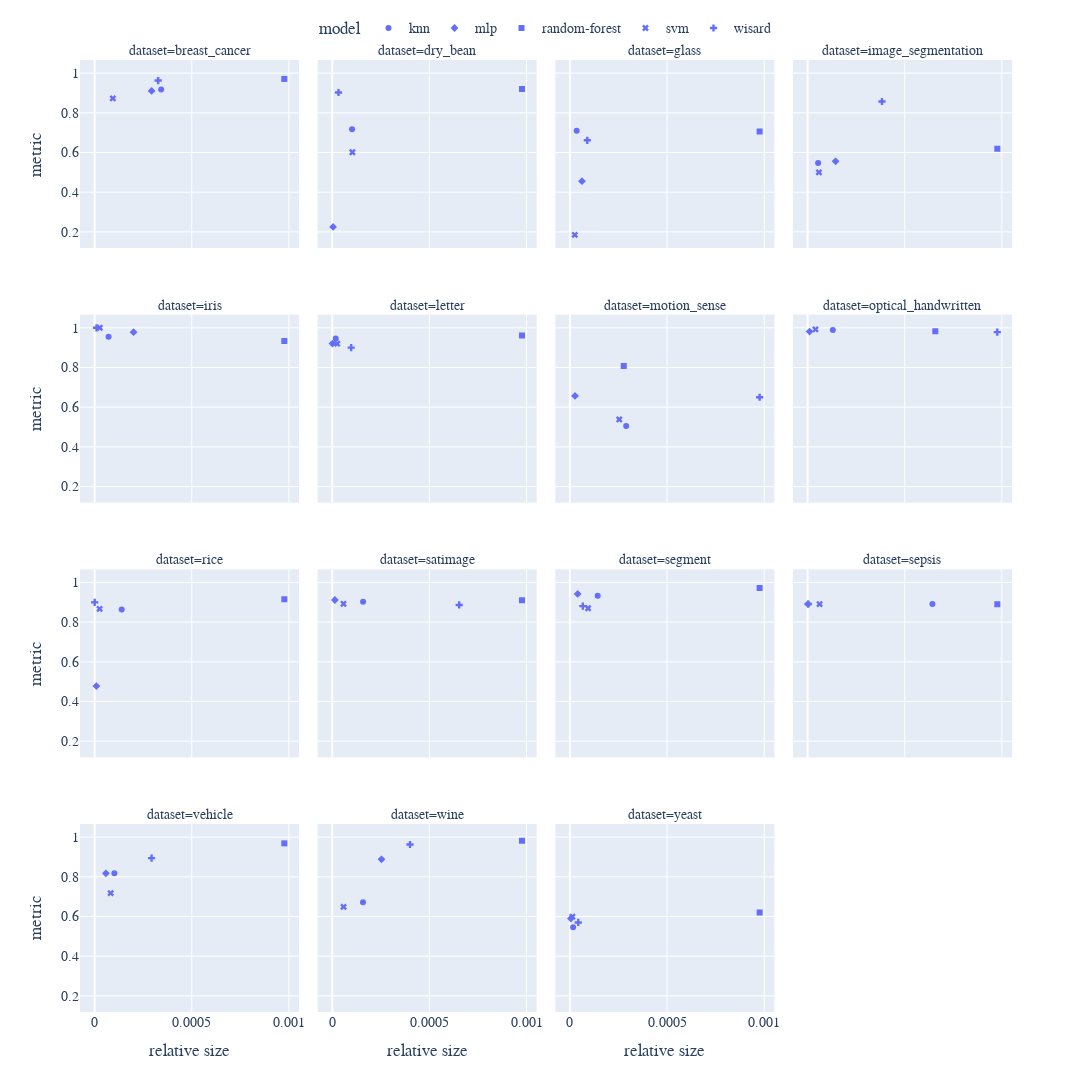

Notebook code cell kept with this figure:
### Code cell
fig = px.scatter(result_df.reset_index(), y="metric", x="relative size", symbol="model", facet_col="dataset", facet_col_wrap=4)
fig.update_layout(
    legend=dict(
        orientation="h", yanchor="top", y=1.05, xanchor="center", x=0.5
    ),
    height=1200,
    width=2480,
    font=dict(family="Times New Roman", size=14),
)
fig.show()

### Figure 1 — Plotly figure (JSON) as saved in the notebook; plotly's stock layout.template omitted (floating-point values rounded to 4 significant figures)
{"data": [{"hovertemplate": "model=knn<br>dataset=breast_cancer<br>relative size=%{x}<br>metric=%{y}<extra></extra>", "legendgroup": "knn", "marker": {"color": "#636efa", "symbol": "circle"}, "mode": "markers", "name": "knn", "orientation": "v", "showlegend": true, "type": "scatter", "x": [0.0003426], "xaxis": "x13", "y": [0.9179], "yaxis": "y13"}, {"hovertemplate": "model=knn<br>dataset=dry_bean<br>relative size=%{x}<br>metric=%{y}<extra></extra>", "legendgroup": "knn", "marker": {"color": "#636efa", "symbol": "circle"}, "mode": "markers", "name": "knn", "orientation": "v", "showlegend": false, "type": "scatter", "x": [0.000102], "xaxis": "x14", "y": [0.7175], "yaxis": "y14"}, {"hovertemplate": "model=knn<br>dataset=glass<br>relative size=%{x}<br>metric=%{y}<extra></extra>", "legendgroup": "knn", "marker": {"color": "#636efa", "symbol": "circle"}, "mode": "markers", "name": "knn", "orientation": "v", "showlegend": false, "type": "scatter", "x": [3.478e-05], "xaxis": "x15", "y": [0.7093], "yaxis": "y15"}, {"hovertemplate": "model=knn<br>dataset=image_segmentation<br>relative size=%{x}<br>metric=%{y}<extra></extra>", "legendgroup": "knn", "marker": {"color": "#636efa", "symbol": "circle"}, "mode": "markers", "name": "knn", "orientation": "v", "showlegend": false, "type": "scatter", "x": [5.42e-05], "xaxis": "x16", "y": [0.5476], "yaxis": "y16"}, {"hovertemplate": "model=knn<br>dataset=iris<br>relative size=%{x}<br>metric=%{y}<extra></extra>", "legendgroup": "knn", "marker": {"color": "#636efa", "symbol": "circle"}, "mode": "markers", "name": "knn", "orientation": "v", "showlegend": false, "type": "scatter", "x": [7.201e-05], "xaxis": "x9", "y": [0.9556], "yaxis": "y9"}, {"hovertemplate": "model=knn<br>dataset=letter<br>relative size=%{x}<br>metric=%{y}<extra></extra>", "legendgroup": "knn", "marker": {"color": "#636efa", "symbol": "circle"}, "mode": "markers", "name": "knn", "orientation": "v", "showlegend": false, "type": "scatter", "x": [1.785e-05], "xaxis": "x10", "y": [0.9455], "yaxis": "y10"}, {"hovertemplate": "model=knn<br>dataset=motion_sense<br>relative size=%{x}<br>metric=%{y}<extra></extra>", "legendgroup": "knn", "marker": {"color": "#636efa", "symbol": "circle"}, "mode": "markers", "name": "knn", "orientation": "v", "showlegend": false, "type": "scatter", "x": [0.0002895], "xaxis": "x11", "y": [0.5049], "yaxis": "y11"}, {"hovertemplate": "model=knn<br>dataset=optical_handwritten<br>relative size=%{x}<br>metric=%{y}<extra></extra>", "legendgroup": "knn", "marker": {"color": "#636efa", "symbol": "circle"}, "mode": "markers", "name": "knn", "orientation": "v", "showlegend": false, "type": "scatter", "x": [0.0001299], "xaxis": "x12", "y": [0.9884], "yaxis": "y12"}, {"hovertemplate": "model=knn<br>dataset=rice<br>relative size=%{x}<br>metric=%{y}<extra></extra>", "legendgroup": "knn", "marker": {"color": "#636efa", "symbol": "circle"}, "mode": "markers", "name": "knn", "orientation": "v", "showlegend": false, "type": "scatter", "x": [0.0001395], "xaxis": "x5", "y": [0.8637], "yaxis": "y5"}, {"hovertemplate": "model=knn<br>dataset=satimage<br>relative size=%{x}<br>metric=%{y}<extra></extra>", "legendgroup": "knn", "marker": {"color": "#636efa", "symbol": "circle"}, "mode": "markers", "name": "knn", "orientation": "v", "showlegend": false, "type": "scatter", "x": [0.0001586], "xaxis": "x6", "y": [0.9025], "yaxis": "y6"}, {"hovertemplate": "model=knn<br>dataset=segment<br>relative size=%{x}<br>metric=%{y}<extra></extra>", "legendgroup": "knn", "marker": {"color": "#636efa", "symbol": "circle"}, "mode": "markers", "name": "knn", "orientation": "v", "showlegend": false, "type": "scatter", "x": [0.0001429], "xaxis": "x7", "y": [0.9336], "yaxis": "y7"}, {"hovertemplate": "model=knn<br>dataset=sepsis<br>relative size=%{x}<br>metric=%{y}<extra></extra>", "legendgroup": "knn", "marker": {"color": "#636efa", "symbol": "circle"}, "mode": "markers", "name": "knn", "orientation": "v", "showlegend": false, "type": "scatter", "x": [0.0006426], "xaxis": "x8", "y": [0.891], "yaxis": "y8"}, {"hovertemplate": "model=knn<br>dataset=vehicle<br>relative size=%{x}<br>metric=%{y}<extra></extra>", "legendgroup": "knn", "marker": {"color": "#636efa", "symbol": "circle"}, "mode": "markers", "name": "knn", "orientation": "v", "showlegend": false, "type": "scatter", "x": [0.0001018], "xaxis": "x", "y": [0.8176], "yaxis": "y"}, {"hovertemplate": "model=knn<br>dataset=wine<br>relative size=%{x}<br>metric=%{y}<extra></extra>", "legendgroup": "knn", "marker": {"color": "#636efa", "symbol": "circle"}, "mode": "markers", "name": "knn", "orientation": "v", "showlegend": false, "type": "scatter", "x": [0.000158], "xaxis": "x2", "y": [0.6714], "yaxis": "y2"}, {"hovertemplate": "model=knn<br>dataset=yeast<br>relative size=%{x}<br>metric=%{y}<extra></extra>", "legendgroup": "knn", "marker": {"color": "#636efa", "symbol": "circle"}, "mode": "markers", "name": "knn", "orientation": "v", "showlegend": false, "type": "scatter", "x": [1.651e-05], "xaxis": "x3", "y": [0.5464], "yaxis": "y3"}, {"hovertemplate": "model=mlp<br>dataset=breast_cancer<br>relative size=%{x}<br>metric=%{y}<extra></extra>", "legendgroup": "mlp", "marker": {"color": "#636efa", "symbol": "diamond"}, "mode": "markers", "name": "mlp", "orientation": "v", "showlegend": true, "type": "scatter", "x": [0.0002936], "xaxis": "x13", "y": [0.9103], "yaxis": "y13"}, {"hovertemplate": "model=mlp<br>dataset=dry_bean<br>relative size=%{x}<br>metric=%{y}<extra></extra>", "legendgroup": "mlp", "marker": {"color": "#636efa", "symbol": "diamond"}, "mode": "markers", "name": "mlp", "orientation": "v", "showlegend": false, "type": "scatter", "x": [4.351e-06], "xaxis": "x14", "y": [0.2251], "yaxis": "y14"}, {"hovertemplate": "model=mlp<br>dataset=glass<br>relative size=%{x}<br>metric=%{y}<extra></extra>", "legendgroup": "mlp", "marker": {"color": "#636efa", "symbol": "diamond"}, "mode": "markers", "name": "mlp", "orientation": "v", "showlegend": false, "type": "scatter", "x": [6.197e-05], "xaxis": "x15", "y": [0.4554], "yaxis": "y15"}, {"hovertemplate": "model=mlp<br>dataset=image_segmentation<br>relative size=%{x}<br>metric=%{y}<extra></extra>", "legendgroup": "mlp", "marker": {"color": "#636efa", "symbol": "diamond"}, "mode": "markers", "name": "mlp", "orientation": "v", "showlegend": false, "type": "scatter", "x": [0.0001441], "xaxis": "x16", "y": [0.5556], "yaxis": "y16"}, {"hovertemplate": "model=mlp<br>dataset=iris<br>relative size=%{x}<br>metric=%{y}<extra></extra>", "legendgroup": "mlp", "marker": {"color": "#636efa", "symbol": "diamond"}, "mode": "markers", "name": "mlp", "orientation": "v", "showlegend": false, "type": "scatter", "x": [0.0002006], "xaxis": "x9", "y": [0.9778], "yaxis": "y9"}, {"hovertemplate": "model=mlp<br>dataset=letter<br>relative size=%{x}<br>metric=%{y}<extra></extra>", "legendgroup": "mlp", "marker": {"color": "#636efa", "symbol": "diamond"}, "mode": "markers", "name": "mlp", "orientation": "v", "showlegend": false, "type": "scatter", "x": [1.053e-06], "xaxis": "x10", "y": [0.9205], "yaxis": "y10"}, {"hovertemplate": "model=mlp<br>dataset=motion_sense<br>relative size=%{x}<br>metric=%{y}<extra></extra>", "legendgroup": "mlp", "marker": {"color": "#636efa", "symbol": "diamond"}, "mode": "markers", "name": "mlp", "orientation": "v", "showlegend": false, "type": "scatter", "x": [2.611e-05], "xaxis": "x11", "y": [0.6565], "yaxis": "y11"}, {"hovertemplate": "model=mlp<br>dataset=optical_handwritten<br>relative size=%{x}<br>metric=%{y}<extra></extra>", "legendgroup": "mlp", "marker": {"color": "#636efa", "symbol": "diamond"}, "mode": "markers", "name": "mlp", "orientation": "v", "showlegend": false, "type": "scatter", "x": [1.038e-05], "xaxis": "x12", "y": [0.981], "yaxis": "y12"}, {"hovertemplate": "model=mlp<br>dataset=rice<br>relative size=%{x}<br>metric=%{y}<extra></extra>", "legendgroup": "mlp", "marker": {"color": "#636efa", "symbol": "diamond"}, "mode": "markers", "name": "mlp", "orientation": "v", "showlegend": false, "type": "scatter", "x": [9.091e-06], "xaxis": "x5", "y": [0.4777], "yaxis": "y5"}, {"hovertemplate": "model=mlp<br>dataset=satimage<br>relative size=%{x}<br>metric=%{y}<extra></extra>", "legendgroup": "mlp", "marker": {"color": "#636efa", "symbol": "diamond"}, "mode": "markers", "name": "mlp", "orientation": "v", "showlegend": false, "type": "scatter", "x": [1.329e-05], "xaxis": "x6", "y": [0.9116], "yaxis": "y6"}, {"hovertemplate": "model=mlp<br>dataset=segment<br>relative size=%{x}<br>metric=%{y}<extra></extra>", "legendgroup": "mlp", "marker": {"color": "#636efa", "symbol": "diamond"}, "mode": "markers", "name": "mlp", "orientation": "v", "showlegend": false, "type": "scatter", "x": [3.989e-05], "xaxis": "x7", "y": [0.9423], "yaxis": "y7"}, {"hovertemplate": "model=mlp<br>dataset=sepsis<br>relative size=%{x}<br>metric=%{y}<extra></extra>", "legendgroup": "mlp", "marker": {"color": "#636efa", "symbol": "diamond"}, "mode": "markers", "name": "mlp", "orientation": "v", "showlegend": false, "type": "scatter", "x": [1.846e-06], "xaxis": "x8", "y": [0.8909], "yaxis": "y8"}, {"hovertemplate": "model=mlp<br>dataset=vehicle<br>relative size=%{x}<br>metric=%{y}<extra></extra>", "legendgroup": "mlp", "marker": {"color": "#636efa", "symbol": "diamond"}, "mode": "markers", "name": "mlp", "orientation": "v", "showlegend": false, "type": "scatter", "x": [5.817e-05], "xaxis": "x", "y": [0.8176], "yaxis": "y"}, {"hovertemplate": "model=mlp<br>dataset=wine<br>relative size=%{x}<br>metric=%{y}<extra></extra>", "legendgroup": "mlp", "marker": {"color": "#636efa", "symbol": "diamond"}, "mode": "markers", "name": "mlp", "orientation": "v", "showlegend": false, "type": "scatter", "x": [0.0002535], "xaxis": "x2", "y": [0.8884], "yaxis": "y2"}, {"hovertemplate": "model=mlp<br>dataset=yeast<br>relative size=%{x}<br>metric=%{y}<extra></extra>", "legendgroup": "mlp", "marker": {"color": "#636efa", "symbol": "diamond"}, "mode": "markers", "name": "mlp", "orientation": "v", "showlegend": false, "type": "scatter", "x": [4.91e-06], "xaxis": "x3", "y": [0.5896], "yaxis": "y3"}, {"hovertemplate": "model=random-forest<br>dataset=breast_cancer<br>relative size=%{x}<br>metric=%{y}<extra></extra>", "legendgroup": "random-forest", "marker": {"color": "#636efa", "symbol": "square"}, "mode": "markers", "name": "random-forest", "orientation": "v", "showlegend": true, "type": "scatter", "x": [0.0009766], "xaxis": "x13", "y": [0.9709], "yaxis": "y13"}, {"hovertemplate": "model=random-forest<br>dataset=dry_bean<br>relative size=%{x}<br>metric=%{y}<extra></extra>", "legendgroup": "random-forest", "marker": {"color": "#636efa", "symbol": "square"}, "mode": "markers", "name": "random-forest", "orientation": "v", "showlegend": false, "type": "scatter", "x": [0.0009766], "xaxis": "x14", "y": [0.9198], "yaxis": "y14"}, {"hovertemplate": "model=random-forest<br>dataset=glass<br>relative size=%{x}<br>metric=%{y}<extra></extra>", "legendgroup": "random-forest", "marker": {"color": "#636efa", "symbol": "square"}, "mode": "markers", "name": "random-forest", "orientation": "v", "showlegend": false, "type": "scatter", "x": [0.0009766], "xaxis": "x15", "y": [0.706], "yaxis": "y15"}, {"hovertemplate": "model=random-forest<br>dataset=image_segmentation<br>relative size=%{x}<br>metric=%{y}<extra></extra>", "legendgroup": "random-forest", "marker": {"color": "#636efa", "symbol": "square"}, "mode": "markers", "name": "random-forest", "orientation": "v", "showlegend": false, "type": "scatter", "x": [0.0009766], "xaxis": "x16", "y": [0.619], "yaxis": "y16"}, {"hovertemplate": "model=random-forest<br>dataset=iris<br>relative size=%{x}<br>metric=%{y}<extra></extra>", "legendgroup": "random-forest", "marker": {"color": "#636efa", "symbol": "square"}, "mode": "markers", "name": "random-forest", "orientation": "v", "showlegend": false, "type": "scatter", "x": [0.0009766], "xaxis": "x9", "y": [0.9333], "yaxis": "y9"}, {"hovertemplate": "model=random-forest<br>dataset=letter<br>relative size=%{x}<br>metric=%{y}<extra></extra>", "legendgroup": "random-forest", "marker": {"color": "#636efa", "symbol": "square"}, "mode": "markers", "name": "random-forest", "orientation": "v", "showlegend": false, "type": "scatter", "x": [0.0009766], "xaxis": "x10", "y": [0.9607], "yaxis": "y10"}, {"hovertemplate": "model=random-forest<br>dataset=motion_sense<br>relative size=%{x}<br>metric=%{y}<extra></extra>", "legendgroup": "random-forest", "marker": {"color": "#636efa", "symbol": "square"}, "mode": "markers", "name": "random-forest", "orientation": "v", "showlegend": false, "type": "scatter", "x": [0.0002771], "xaxis": "x11", "y": [0.8078], "yaxis": "y11"}, {"hovertemplate": "model=random-forest<br>dataset=optical_handwritten<br>relative size=%{x}<br>metric=%{y}<extra></extra>", "legendgroup": "random-forest", "marker": {"color": "#636efa", "symbol": "square"}, "mode": "markers", "name": "random-forest", "orientation": "v", "showlegend": false, "type": "scatter", "x": [0.0006574], "xaxis": "x12", "y": [0.9828], "yaxis": "y12"}, {"hovertemplate": "model=random-forest<br>dataset=rice<br>relative size=%{x}<br>metric=%{y}<extra></extra>", "legendgroup": "random-forest", "marker": {"color": "#636efa", "symbol": "square"}, "mode": "markers", "name": "random-forest", "orientation": "v", "showlegend": false, "type": "scatter", "x": [0.0009766], "xaxis": "x5", "y": [0.9153], "yaxis": "y5"}, {"hovertemplate": "model=random-forest<br>dataset=satimage<br>relative size=%{x}<br>metric=%{y}<extra></extra>", "legendgroup": "random-forest", "marker": {"color": "#636efa", "symbol": "square"}, "mode": "markers", "name": "random-forest", "orientation": "v", "showlegend": false, "type": "scatter", "x": [0.0009766], "xaxis": "x6", "y": [0.9106], "yaxis": "y6"}, {"hovertemplate": "model=random-forest<br>dataset=segment<br>relative size=%{x}<br>metric=%{y}<extra></extra>", "legendgroup": "random-forest", "marker": {"color": "#636efa", "symbol": "square"}, "mode": "markers", "name": "random-forest", "orientation": "v", "showlegend": false, "type": "scatter", "x": [0.0009766], "xaxis": "x7", "y": [0.9716], "yaxis": "y7"}, {"hovertemplate": "model=random-forest<br>dataset=sepsis<br>relative size=%{x}<br>metric=%{y}<extra></extra>", "legendgroup": "random-forest", "marker": {"color": "#636efa", "symbol": "square"}, "mode": "markers", "name": "random-forest", "orientation": "v", "showlegend": false, "type": "scatter", "x": [0.0009766], "xaxis": "x8", "y": [0.8908], "yaxis": "y8"}, {"hovertemplate": "model=random-forest<br>dataset=vehicle<br>relative size=%{x}<br>metric=%{y}<extra></extra>", "legendgroup": "random-forest", "marker": {"color": "#636efa", "symbol": "square"}, "mode": "markers", "name": "random-forest", "orientation": "v", "showlegend": false, "type": "scatter", "x": [0.0009766], "xaxis": "x", "y": [0.9686], "yaxis": "y"}, {"hovertemplate": "model=random-forest<br>dataset=wine<br>relative size=%{x}<br>metric=%{y}<extra></extra>", "legendgroup": "random-forest", "marker": {"color": "#636efa", "symbol": "square"}, "mode": "markers", "name": "random-forest", "orientation": "v", "showlegend": false, "type": "scatter", "x": [0.0009766], "xaxis": "x2", "y": [0.9816], "yaxis": "y2"}, {"hovertemplate": "model=random-forest<br>dataset=yeast<br>relative size=%{x}<br>metric=%{y}<extra></extra>", "legendgroup": "random-forest", "marker": {"color": "#636efa", "symbol": "square"}, "mode": "markers", "name": "random-forest", "orientation": "v", "showlegend": false, "type": "scatter", "x": [0.0009766], "xaxis": "x3", "y": [0.6207], "yaxis": "y3"}, {"hovertemplate": "model=svm<br>dataset=breast_cancer<br>relative size=%{x}<br>metric=%{y}<extra></extra>", "legendgroup": "svm", "marker": {"color": "#636efa", "symbol": "x"}, "mode": "markers", "name": "svm", "orientation": "v", "showlegend": true, "type": "scatter", "x": [9.386e-05], "xaxis": "x13", "y": [0.8731], "yaxis": "y13"}, {"hovertemplate": "model=svm<br>dataset=dry_bean<br>relative size=%{x}<br>metric=%{y}<extra></extra>", "legendgroup": "svm", "marker": {"color": "#636efa", "symbol": "x"}, "mode": "markers", "name": "svm", "orientation": "v", "showlegend": false, "type": "scatter", "x": [0.0001035], "xaxis": "x14", "y": [0.6014], "yaxis": "y14"}, {"hovertemplate": "model=svm<br>dataset=glass<br>relative size=%{x}<br>metric=%{y}<extra></extra>", "legendgroup": "svm", "marker": {"color": "#636efa", "symbol": "x"}, "mode": "markers", "name": "svm", "orientation": "v", "showlegend": false, "type": "scatter", "x": [2.489e-05], "xaxis": "x15", "y": [0.185], "yaxis": "y15"}, {"hovertemplate": "model=svm<br>dataset=image_segmentation<br>relative size=%{x}<br>metric=%{y}<extra></extra>", "legendgroup": "svm", "marker": {"color": "#636efa", "symbol": "x"}, "mode": "markers", "name": "svm", "orientation": "v", "showlegend": false, "type": "scatter", "x": [5.824e-05], "xaxis": "x16", "y": [0.5], "yaxis": "y16"}, {"hovertemplate": "model=svm<br>dataset=iris<br>relative size=%{x}<br>metric=%{y}<extra></extra>", "legendgroup": "svm", "marker": {"color": "#636efa", "symbol": "x"}, "mode": "markers", "name": "svm", "orientation": "v", "showlegend": false, "type": "scatter", "x": [2.684e-05], "xaxis": "x9", "y": [1], "yaxis": "y9"}, {"hovertemplate": "model=svm<br>dataset=letter<br>relative size=%{x}<br>metric=%{y}<extra></extra>", "legendgroup": "svm", "marker": {"color": "#636efa", "symbol": "x"}, "mode": "markers", "name": "svm", "orientation": "v", "showlegend": false, "type": "scatter", "x": [2.559e-05], "xaxis": "x10", "y": [0.92], "yaxis": "y10"}, {"hovertemplate": "model=svm<br>dataset=motion_sense<br>relative size=%{x}<br>metric=%{y}<extra></extra>", "legendgroup": "svm", "marker": {"color": "#636efa", "symbol": "x"}, "mode": "markers", "name": "svm", "orientation": "v", "showlegend": false, "type": "scatter", "x": [0.0002539], "xaxis": "x11", "y": [0.5382], "yaxis": "y11"}, {"hovertemplate": "model=svm<br>dataset=optical_handwritten<br>relative size=%{x}<br>metric=%{y}<extra></extra>", "legendgroup": "svm", "marker": {"color": "#636efa", "symbol": "x"}, "mode": "markers", "name": "svm", "orientation": "v", "showlegend": false, "type": "scatter", "x": [4.071e-05], "xaxis": "x12", "y": [0.992], "yaxis": "y12"}, {"hovertemplate": "model=svm<br>dataset=rice<br>relative size=%{x}<br>metric=%{y}<extra></extra>", "legendgroup": "svm", "marker": {"color": "#636efa", "symbol": "x"}, "mode": "markers", "name": "svm", "orientation": "v", "showlegend": false, "type": "scatter", "x": [2.567e-05], "xaxis": "x5", "y": [0.8672], "yaxis": "y5"}, {"hovertemplate": "model=svm<br>dataset=satimage<br>relative size=%{x}<br>metric=%{y}<extra></extra>", "legendgroup": "svm", "marker": {"color": "#636efa", "symbol": "x"}, "mode": "markers", "name": "svm", "orientation": "v", "showlegend": false, "type": "scatter", "x": [5.79e-05], "xaxis": "x6", "y": [0.8925], "yaxis": "y6"}, {"hovertemplate": "model=svm<br>dataset=segment<br>relative size=%{x}<br>metric=%{y}<extra></extra>", "legendgroup": "svm", "marker": {"color": "#636efa", "symbol": "x"}, "mode": "markers", "name": "svm", "orientation": "v", "showlegend": false, "type": "scatter", "x": [9.345e-05], "xaxis": "x7", "y": [0.8701], "yaxis": "y7"}, {"hovertemplate": "model=svm<br>dataset=sepsis<br>relative size=%{x}<br>metric=%{y}<extra></extra>", "legendgroup": "svm", "marker": {"color": "#636efa", "symbol": "x"}, "mode": "markers", "name": "svm", "orientation": "v", "showlegend": false, "type": "scatter", "x": [6.171e-05], "xaxis": "x8", "y": [0.8909], "yaxis": "y8"}, {"hovertemplate": "model=svm<br>dataset=vehicle<br>relative size=%{x}<br>metric=%{y}<extra></extra>", "legendgroup": "svm", "marker": {"color": "#636efa", "symbol": "x"}, "mode": "markers", "name": "svm", "orientation": "v", "showlegend": false, "type": "scatter", "x": [8.272e-05], "xaxis": "x", "y": [0.7176], "yaxis": "y"}, {"hovertemplate": "model=svm<br>dataset=wine<br>relative size=%{x}<br>metric=%{y}<extra></extra>", "legendgroup": "svm", "marker": {"color": "#636efa", "symbol": "x"}, "mode": "markers", "name": "svm", "orientation": "v", "showlegend": false, "type": "scatter", "x": [5.819e-05], "xaxis": "x2", "y": [0.6486], "yaxis": "y2"}, {"hovertemplate": "model=svm<br>dataset=yeast<br>relative size=%{x}<br>metric=%{y}<extra></extra>", "legendgroup": "svm", "marker": {"color": "#636efa", "symbol": "x"}, "mode": "markers", "name": "svm", "orientation": "v", "showlegend": false, "type": "scatter", "x": [1.272e-05], "xaxis": "x3", "y": [0.5992], "yaxis": "y3"}, {"hovertemplate": "model=wisard<br>dataset=breast_cancer<br>relative size=%{x}<br>metric=%{y}<extra></extra>", "legendgroup": "wisard", "marker": {"color": "#636efa", "symbol": "cross"}, "mode": "markers", "name": "wisard", "orientation": "v", "showlegend": true, "type": "scatter", "x": [0.0003272], "xaxis": "x13", "y": [0.9628], "yaxis": "y13"}, {"hovertemplate": "model=wisard<br>dataset=dry_bean<br>relative size=%{x}<br>metric=%{y}<extra></extra>", "legendgroup": "wisard", "marker": {"color": "#636efa", "symbol": "cross"}, "mode": "markers", "name": "wisard", "orientation": "v", "showlegend": false, "type": "scatter", "x": [3.207e-05], "xaxis": "x14", "y": [0.9024], "yaxis": "y14"}, {"hovertemplate": "model=wisard<br>dataset=glass<br>relative size=%{x}<br>metric=%{y}<extra></extra>", "legendgroup": "wisard", "marker": {"color": "#636efa", "symbol": "cross"}, "mode": "markers", "name": "wisard", "orientation": "v", "showlegend": false, "type": "scatter", "x": [8.95e-05], "xaxis": "x15", "y": [0.6615], "yaxis": "y15"}, {"hovertemplate": "model=wisard<br>dataset=image_segmentation<br>relative size=%{x}<br>metric=%{y}<extra></extra>", "legendgroup": "wisard", "marker": {"color": "#636efa", "symbol": "cross"}, "mode": "markers", "name": "wisard", "orientation": "v", "showlegend": false, "type": "scatter", "x": [0.000383], "xaxis": "x16", "y": [0.8571], "yaxis": "y16"}, {"hovertemplate": "model=wisard<br>dataset=iris<br>relative size=%{x}<br>metric=%{y}<extra></extra>", "legendgroup": "wisard", "marker": {"color": "#636efa", "symbol": "cross"}, "mode": "markers", "name": "wisard", "orientation": "v", "showlegend": false, "type": "scatter", "x": [9.97e-06], "xaxis": "x9", "y": [1], "yaxis": "y9"}, {"hovertemplate": "model=wisard<br>dataset=letter<br>relative size=%{x}<br>metric=%{y}<extra></extra>", "legendgroup": "wisard", "marker": {"color": "#636efa", "symbol": "cross"}, "mode": "markers", "name": "wisard", "orientation": "v", "showlegend": false, "type": "scatter", "x": [9.727e-05], "xaxis": "x10", "y": [0.9001], "yaxis": "y10"}, {"hovertemplate": "model=wisard<br>dataset=motion_sense<br>relative size=%{x}<br>metric=%{y}<extra></extra>", "legendgroup": "wisard", "marker": {"color": "#636efa", "symbol": "cross"}, "mode": "markers", "name": "wisard", "orientation": "v", "showlegend": false, "type": "scatter", "x": [0.0009766], "xaxis": "x11", "y": [0.65], "yaxis": "y11"}, {"hovertemplate": "model=wisard<br>dataset=optical_handwritten<br>relative size=%{x}<br>metric=%{y}<extra></extra>", "legendgroup": "wisard", "marker": {"color": "#636efa", "symbol": "cross"}, "mode": "markers", "name": "wisard", "orientation": "v", "showlegend": false, "type": "scatter", "x": [0.0009766], "xaxis": "x12", "y": [0.978], "yaxis": "y12"}, {"hovertemplate": "model=wisard<br>dataset=rice<br>relative size=%{x}<br>metric=%{y}<extra></extra>", "legendgroup": "wisard", "marker": {"color": "#636efa", "symbol": "cross"}, "mode": "markers", "name": "wisard", "orientation": "v", "showlegend": false, "type": "scatter", "x": [5.073e-07], "xaxis": "x5", "y": [0.8994], "yaxis": "y5"}, {"hovertemplate": "model=wisard<br>dataset=satimage<br>relative size=%{x}<br>metric=%{y}<extra></extra>", "legendgroup": "wisard", "marker": {"color": "#636efa", "symbol": "cross"}, "mode": "markers", "name": "wisard", "orientation": "v", "showlegend": false, "type": "scatter", "x": [0.0006534], "xaxis": "x6", "y": [0.8867], "yaxis": "y6"}, {"hovertemplate": "model=wisard<br>dataset=segment<br>relative size=%{x}<br>metric=%{y}<extra></extra>", "legendgroup": "wisard", "marker": {"color": "#636efa", "symbol": "cross"}, "mode": "markers", "name": "wisard", "orientation": "v", "showlegend": false, "type": "scatter", "x": [6.649e-05], "xaxis": "x7", "y": [0.8807], "yaxis": "y7"}, {"hovertemplate": "model=wisard<br>dataset=sepsis<br>relative size=%{x}<br>metric=%{y}<extra></extra>", "legendgroup": "wisard", "marker": {"color": "#636efa", "symbol": "cross"}, "mode": "markers", "name": "wisard", "orientation": "v", "showlegend": false, "type": "scatter", "x": [3.695e-06], "xaxis": "x8", "y": [0.8916], "yaxis": "y8"}, {"hovertemplate": "model=wisard<br>dataset=vehicle<br>relative size=%{x}<br>metric=%{y}<extra></extra>", "legendgroup": "wisard", "marker": {"color": "#636efa", "symbol": "cross"}, "mode": "markers", "name": "wisard", "orientation": "v", "showlegend": false, "type": "scatter", "x": [0.0002934], "xaxis": "x", "y": [0.8941], "yaxis": "y"}, {"hovertemplate": "model=wisard<br>dataset=wine<br>relative size=%{x}<br>metric=%{y}<extra></extra>", "legendgroup": "wisard", "marker": {"color": "#636efa", "symbol": "cross"}, "mode": "markers", "name": "wisard", "orientation": "v", "showlegend": false, "type": "scatter", "x": [0.0004001], "xaxis": "x2", "y": [0.9629], "yaxis": "y2"}, {"hovertemplate": "model=wisard<br>dataset=yeast<br>relative size=%{x}<br>metric=%{y}<extra></extra>", "legendgroup": "wisard", "marker": {"color": "#636efa", "symbol": "cross"}, "mode": "markers", "name": "wisard", "orientation": "v", "showlegend": false, "type": "scatter", "x": [4.298e-05], "xaxis": "x3", "y": [0.57], "yaxis": "y3"}], "layout": {"annotations": [{"font": {}, "showarrow": false, "text": "dataset=vehicle", "x": 0.1175, "xanchor": "center", "xref": "paper", "y": 0.1975, "yanchor": "bottom", "yref": "paper"}, {"font": {}, "showarrow": false, "text": "dataset=wine", "x": 0.3725, "xanchor": "center", "xref": "paper", "y": 0.1975, "yanchor": "bottom", "yref": "paper"}, {"font": {}, "showarrow": false, "text": "dataset=yeast", "x": 0.6275, "xanchor": "center", "xref": "paper", "y": 0.1975, "yanchor": "bottom", "yref": "paper"}, {"font": {}, "showarrow": false, "text": "dataset=rice", "x": 0.1175, "xanchor": "center", "xref": "paper", "y": 0.465, "yanchor": "bottom", "yref": "paper"}, {"font": {}, "showarrow": false, "text": "dataset=satimage", "x": 0.3725, "xanchor": "center", "xref": "paper", "y": 0.465, "yanchor": "bottom", "yref": "paper"}, {"font": {}, "showarrow": false, "text": "dataset=segment", "x": 0.6275, "xanchor": "center", "xref": "paper", "y": 0.465, "yanchor": "bottom", "yref": "paper"}, {"font": {}, "showarrow": false, "text": "dataset=sepsis", "x": 0.8825, "xanchor": "center", "xref": "paper", "y": 0.465, "yanchor": "bottom", "yref": "paper"}, {"font": {}, "showarrow": false, "text": "dataset=iris", "x": 0.1175, "xanchor": "center", "xref": "paper", "y": 0.7325, "yanchor": "bottom", "yref": "paper"}, {"font": {}, "showarrow": false, "text": "dataset=letter", "x": 0.3725, "xanchor": "center", "xref": "paper", "y": 0.7325, "yanchor": "bottom", "yref": "paper"}, {"font": {}, "showarrow": false, "text": "dataset=motion_sense", "x": 0.6275, "xanchor": "center", "xref": "paper", "y": 0.7325, "yanchor": "bottom", "yref": "paper"}, {"font": {}, "showarrow": false, "text": "dataset=optical_handwritten", "x": 0.8825, "xanchor": "center", "xref": "paper", "y": 0.7325, "yanchor": "bottom", "yref": "paper"}, {"font": {}, "showarrow": false, "text": "dataset=breast_cancer", "x": 0.1175, "xanchor": "center", "xref": "paper", "y": 1, "yanchor": "bottom", "yref": "paper"}, {"font": {}, "showarrow": false, "text": "dataset=dry_bean", "x": 0.3725, "xanchor": "center", "xref": "paper", "y": 1, "yanchor": "bottom", "yref": "paper"}, {"font": {}, "showarrow": false, "text": "dataset=glass", "x": 0.6275, "xanchor": "center", "xref": "paper", "y": 1, "yanchor": "bottom", "yref": "paper"}, {"font": {}, "showarrow": false, "text": "dataset=image_segmentation", "x": 0.8825, "xanchor": "center", "xref": "paper", "y": 1, "yanchor": "bottom", "yref": "paper"}], "font": {"family": "Times New Roman", "size": 14}, "height": 1200, "legend": {"orientation": "h", "title": {"text": "model"}, "tracegroupgap": 0, "x": 0.5, "xanchor": "center", "y": 1.05, "yanchor": "top"}, "margin": {"t": 60}, "width": 2480, "xaxis": {"anchor": "y", "domain": [0, 0.235], "title": {"text": "relative size"}}, "xaxis10": {"anchor": "y10", "domain": [0.255, 0.49], "matches": "x", "showticklabels": false}, "xaxis11": {"anchor": "y11", "domain": [0.51, 0.745], "matches": "x", "showticklabels": false}, "xaxis12": {"anchor": "y12", "domain": [0.765, 1.0], "matches": "x", "showticklabels": false}, "xaxis13": {"anchor": "y13", "domain": [0, 0.235], "matches": "x", "showticklabels": false}, "xaxis14": {"anchor": "y14", "domain": [0.255, 0.49], "matches": "x", "showticklabels": false}, "xaxis15": {"anchor": "y15", "domain": [0.51, 0.745], "matches": "x", "showticklabels": false}, "xaxis16": {"anchor": "y16", "domain": [0.765, 1.0], "matches": "x", "showticklabels": false}, "xaxis2": {"anchor": "y2", "domain": [0.255, 0.49], "matches": "x", "title": {"text": "relative size"}}, "xaxis3": {"anchor": "y3", "domain": [0.51, 0.745], "matches": "x", "title": {"text": "relative size"}}, "xaxis4": {"anchor": "y4", "domain": [0.765, 1.0], "matches": "x", "title": {"text": "relative size"}}, "xaxis5": {"anchor": "y5", "domain": [0, 0.235], "matches": "x", "showticklabels": false}, "xaxis6": {"anchor": "y6", "domain": [0.255, 0.49], "matches": "x", "showticklabels": false}, "xaxis7": {"anchor": "y7", "domain": [0.51, 0.745], "matches": "x", "showticklabels": false}, "xaxis8": {"anchor": "y8", "domain": [0.765, 1.0], "matches": "x", "showticklabels": false}, "xaxis9": {"anchor": "y9", "domain": [0, 0.235], "matches": "x", "showticklabels": false}, "yaxis": {"anchor": "x", "domain": [0, 0.1975], "title": {"text": "metric"}}, "yaxis10": {"anchor": "x10", "domain": [0.535, 0.7325], "matches": "y", "showticklabels": false}, "yaxis11": {"anchor": "x11", "domain": [0.535, 0.7325], "matches": "y", "showticklabels": false}, "yaxis12": {"anchor": "x12", "domain": [0.535, 0.7325], "matches": "y", "showticklabels": false}, "yaxis13": {"anchor": "x13", "domain": [0.8025, 1], "matches": "y", "title": {"text": "metric"}}, "yaxis14": {"anchor": "x14", "domain": [0.8025, 1], "matches": "y", "showticklabels": false}, "yaxis15": {"anchor": "x15", "domain": [0.8025, 1], "matches": "y", "showticklabels": false}, "yaxis16": {"anchor": "x16", "domain": [0.8025, 1], "matches": "y", "showticklabels": false}, "yaxis2": {"anchor": "x2", "domain": [0, 0.1975], "matches": "y", "showticklabels": false}, "yaxis3": {"anchor": "x3", "domain": [0, 0.1975], "matches": "y", "showticklabels": false}, "yaxis4": {"anchor": "x4", "domain": [0, 0.1975], "matches": "y", "showticklabels": false}, "yaxis5": {"anchor": "x5", "domain": [0.2675, 0.465], "matches": "y", "title": {"text": "metric"}}, "yaxis6": {"anchor": "x6", "domain": [0.2675, 0.465], "matches": "y", "showticklabels": false}, "yaxis7": {"anchor": "x7", "domain": [0.2675, 0.465], "matches": "y", "showticklabels": false}, "yaxis8": {"anchor": "x8", "domain": [0.2675, 0.465], "matches": "y", "showticklabels": false}, "yaxis9": {"anchor": "x9", "domain": [0.535, 0.7325], "matches": "y", "title": {"text": "metric"}}}}
